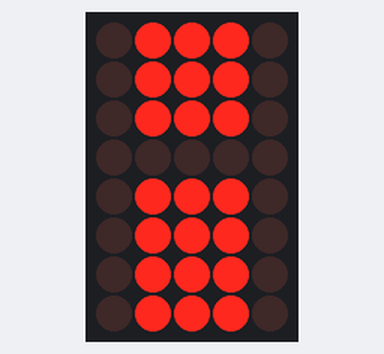
This sketch was run on a simulated Arduino Uno, built with avr-gcc and run on an emulated ATmega328P. Parts: 5×8 LED matrix. Wiring (inferred from the names in the program): LED matrix (orientation assumed): rows A0, A1, A2, A3, A4, A5, pin 7, pin 8; columns pin 2, pin 3, pin 4, pin 5, pin 6.

Above: at 0.1 s.
At 1.2 s:
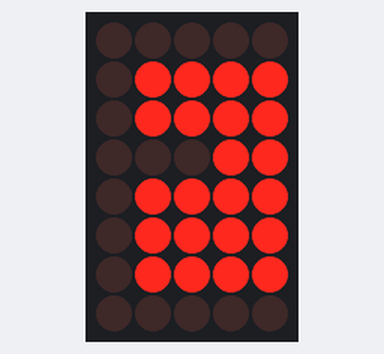
At 2.3 s:
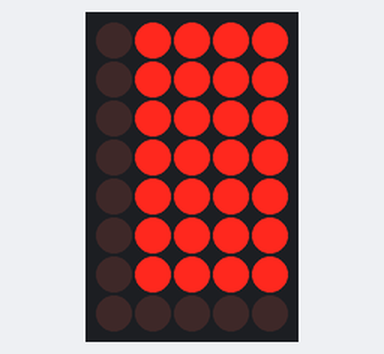
At 4.6 s:
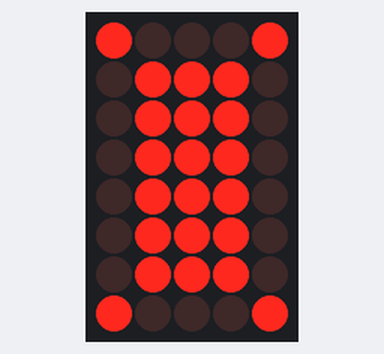
At 5.7 s:
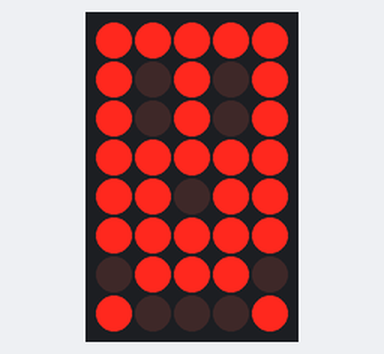

Measured:
- by itself, everything shown: repeats every 6.7 s, in 12 steps
- what the display in image 0 shows lasts 0.9 s, from 0.0 s to 0.9 s
- what the display in image 4 shows lasts 0.9 s, from 5.6 s to 6.5 s

The sketch:

Arduino_LED_screen.ino
```cpp
#include "./letters/letterH.h"
#include "./letters/letterE.h"
#include "./letters/letterL.h"
#include "./letters/letterO.h"
#include "./letters/nonLetterCharacters.h"

#define TIMES_DRAWN 50

const uint8_t colPins[5] = {2, 3, 4, 5, 6};
const uint8_t rowPins[8] = { A0, A1, A2, A3, A4, A5, 7, 8};

void draw(uint8_t letter[8]){
  for(uint8_t i = 0; i < TIMES_DRAWN; ++i){
    for(uint8_t rowCounter = 0; rowCounter < 8; ++rowCounter){
      digitalWrite(rowPins[rowCounter], HIGH);

      uint8_t currPixel = 0b10000;
      for(uint8_t colCounter = 0; colCounter < 5; ++colCounter){
        if(letter[rowCounter] & (currPixel>>colCounter)) digitalWrite(colPins[colCounter], HIGH);
        else digitalWrite(colPins[colCounter], LOW);
      }
      delay(2); //2 millis delay makes the image look more clear
      digitalWrite(rowPins[rowCounter], LOW);
    }
  }
  delay(300);
}

void setup() {
  //col pins
  pinMode(2, OUTPUT);
  pinMode(3, OUTPUT);
  pinMode(4, OUTPUT);
  pinMode(5, OUTPUT);
  pinMode(6, OUTPUT);

  //row pins
  pinMode(A0, OUTPUT);
  pinMode(A1, OUTPUT);
  pinMode(A2, OUTPUT);
  pinMode(A3, OUTPUT);
  pinMode(A4, OUTPUT);
  pinMode(A5, OUTPUT);
  pinMode(7, OUTPUT);
  pinMode(8, OUTPUT);
}

void loop() {
  draw(letterH);
  draw(letterE);
  draw(letterL);
  draw(letterL);
  draw(letterO);
  draw(charSmile);
}
```

letterE.h
```cpp
uint8_t letterE[8] = {
    0b11111,
    0b10000,
    0b10000,
    0b11100,
    0b10000,
    0b10000,
    0b10000,
    0b11111
};
```

letterH.h
```cpp
uint8_t letterH[8] = {
    0b10001,
    0b10001,
    0b10001,
    0b11111,
    0b10001,
    0b10001,
    0b10001,
    0b10001
};
```

letterL.h
```cpp
uint8_t letterL[8] = {
    0b10000,
    0b10000,
    0b10000,
    0b10000,
    0b10000,
    0b10000,
    0b10000,
    0b11111
};
```

letterO.h
```cpp
uint8_t letterO[8] = {
    0b01110,
    0b10001,
    0b10001,
    0b10001,
    0b10001,
    0b10001,
    0b10001,
    0b01110
};
```

nonLetterCharacters.h
```cpp
uint8_t screenBright[8] = {0b11111,0b11111,0b11111,0b11111,0b11111,0b11111,0b11111,0b11111};
uint8_t screenDark[8] = {0b00000,0b00000,0b00000,0b00000,0b00000,0b00000,0b00000,0b00000};
uint8_t charSmile[8] = {0b00000,0b01010,0b01010,0b00000,0b00100,0b00000,0b10001,0b01110};
```
